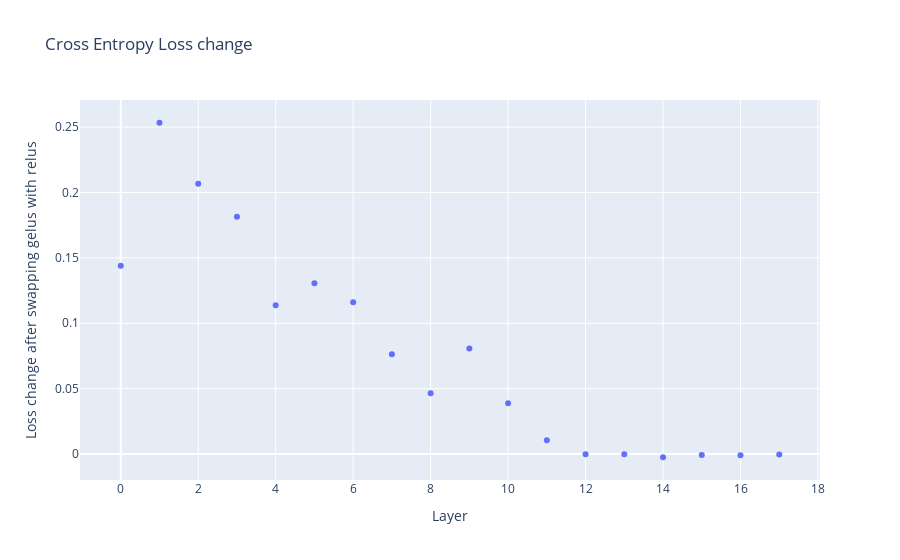
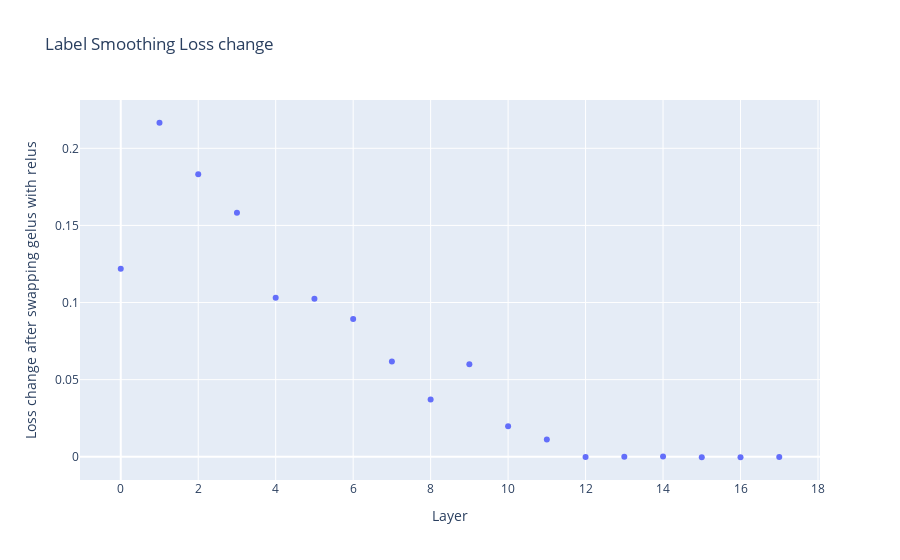

Source (notebook cell) for these figures, in order:
### Markdown cell above
## Per-layer change to loss when GeLUs are swapped for ReLUs

### Code cell
# Changes to loss when GELUs are swapped with ReLUs (per layer)
# (Label smoothing loss has same smoothing parameter as ConvNext during training)

data = torch.load('gelu_to_relu_results.pt')

ce_losses = data['ce_losses_by_relud_layer']
ce_loss = data['normal_ce_loss']

ls_losses = data['ls_losses_by_relud_layer']
ls_loss = data['normal_ls_loss']

fig = px.scatter(y=ce_losses - ce_loss, title="Cross Entropy Loss change")
fig.update_layout(xaxis_title="Layer", yaxis_title="Loss change after swapping gelus with relus")
fig.show()

fig = px.scatter(y=ls_losses - ls_loss, title="Label Smoothing Loss change")
fig.update_layout(xaxis_title="Layer", yaxis_title="Loss change after swapping gelus with relus")
fig.show()

### Figure 1 — Plotly figure (JSON) as saved in the notebook; plotly's stock layout.template omitted (floating-point values rounded to 4 significant figures)
{"data": [{"hovertemplate": "x=%{x}<br>y=%{y}<extra></extra>", "legendgroup": "", "marker": {"color": "#636efa", "symbol": "circle"}, "mode": "markers", "name": "", "orientation": "v", "showlegend": false, "type": "scatter", "x": [0, 1, 2, 3, 4, 5, 6, 7, 8, 9, 10, 11, 12, 13, 14, 15, 16, 17], "xaxis": "x", "y": [0.144, 0.2534, 0.2067, 0.1815, 0.1137, 0.1306, 0.1162, 0.07632, 0.04644, 0.08067, 0.03881, 0.01063, -0.0001023, -0.0001904, -0.002463, -0.0007446, -0.0008916, -0.0003772], "yaxis": "y"}], "layout": {"legend": {"tracegroupgap": 0}, "title": {"text": "Cross Entropy Loss change"}, "xaxis": {"anchor": "y", "domain": [0, 1], "title": {"text": "Layer"}}, "yaxis": {"anchor": "x", "domain": [0, 1], "title": {"text": "Loss change after swapping gelus with relus"}}}}

### Figure 2 — Plotly figure (JSON) as saved in the notebook; plotly's stock layout.template omitted (floating-point values rounded to 4 significant figures)
{"data": [{"hovertemplate": "x=%{x}<br>y=%{y}<extra></extra>", "legendgroup": "", "marker": {"color": "#636efa", "symbol": "circle"}, "mode": "markers", "name": "", "orientation": "v", "showlegend": false, "type": "scatter", "x": [0, 1, 2, 3, 4, 5, 6, 7, 8, 9, 10, 11, 12, 13, 14, 15, 16, 17], "xaxis": "x", "y": [0.1218, 0.2166, 0.1832, 0.1583, 0.1031, 0.1024, 0.08939, 0.06184, 0.03714, 0.05997, 0.01973, 0.01118, -0.0001, -1.597e-05, 9.942e-05, -0.000313, -0.0002617, -0.0001228], "yaxis": "y"}], "layout": {"legend": {"tracegroupgap": 0}, "title": {"text": "Label Smoothing Loss change"}, "xaxis": {"anchor": "y", "domain": [0, 1], "title": {"text": "Layer"}}, "yaxis": {"anchor": "x", "domain": [0, 1], "title": {"text": "Loss change after swapping gelus with relus"}}}}
